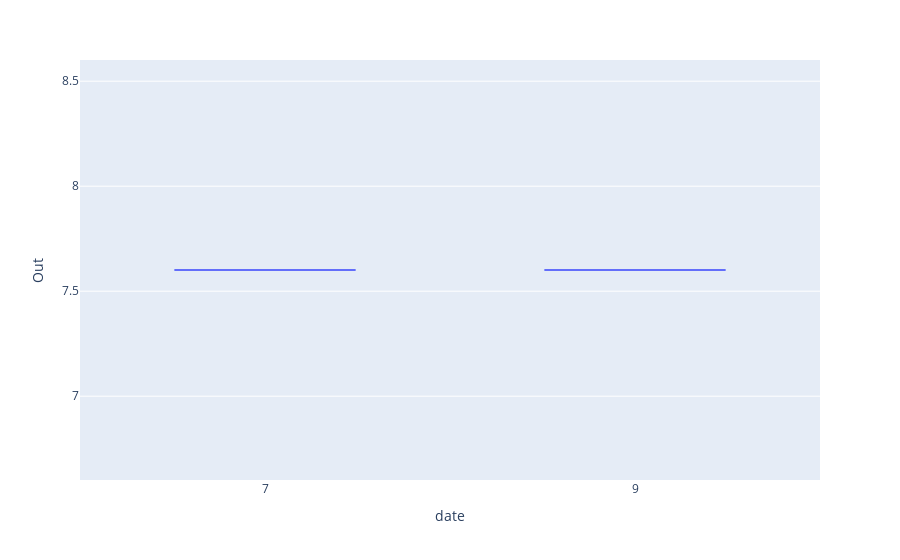
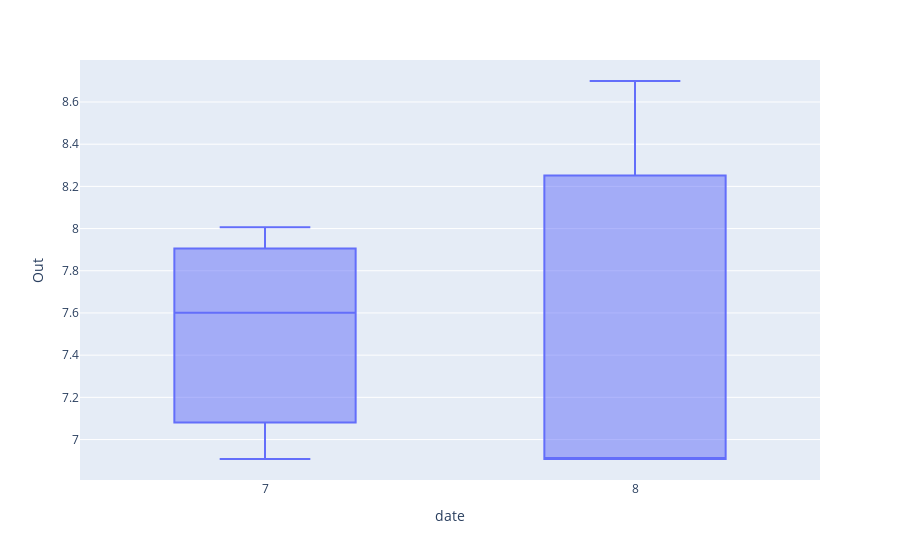
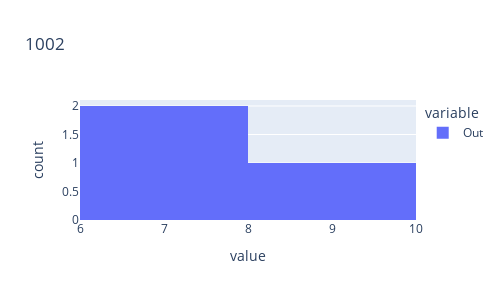

Notebook cell for these charts, in order:
### Code cell
for i in subset_code.index:  
    #if subset_code[i]<5 or subset_code[i] > 8:
     #   print('Skip')
      #  continue
    subset = create_subset(df=data,code=i)
    fig = px.box(subset, x='date',y='Out')
    fig.show()

    sub = analyse_month(df=subset,month='8')
    #print(sub)
    fig = px.histogram(sub, height=300,width=500,title=i)
    
    fig.show()

### Figure 1 — Plotly figure (JSON) as saved in the notebook; plotly's stock layout.template omitted (floating-point values rounded to 4 significant figures)
{"data": [{"alignmentgroup": "True", "hovertemplate": "date=%{x}<br>Out=%{y}<extra></extra>", "legendgroup": "", "marker": {"color": "#636efa"}, "name": "", "notched": false, "offsetgroup": "", "orientation": "v", "showlegend": false, "type": "box", "x": ["7", "9"], "x0": " ", "xaxis": "x", "y": [7.601, 7.601], "y0": " ", "yaxis": "y"}], "layout": {"boxmode": "group", "legend": {"tracegroupgap": 0}, "margin": {"t": 60}, "xaxis": {"anchor": "y", "domain": [0, 1], "title": {"text": "date"}}, "yaxis": {"anchor": "x", "domain": [0, 1], "title": {"text": "Out"}}}}

### Figure 2 — Plotly figure (JSON) as saved in the notebook; plotly's stock layout.template omitted (floating-point values rounded to 4 significant figures)
{"data": [{"alignmentgroup": "True", "hovertemplate": "date=%{x}<br>Out=%{y}<extra></extra>", "legendgroup": "", "marker": {"color": "#636efa"}, "name": "", "notched": false, "offsetgroup": "", "orientation": "v", "showlegend": false, "type": "box", "x": ["7", "7", "7", "8", "8", "8"], "x0": " ", "xaxis": "x", "y": [7.601, 8.006, 6.908, 6.908, 6.908, 8.7], "y0": " ", "yaxis": "y"}], "layout": {"boxmode": "group", "legend": {"tracegroupgap": 0}, "margin": {"t": 60}, "xaxis": {"anchor": "y", "domain": [0, 1], "title": {"text": "date"}}, "yaxis": {"anchor": "x", "domain": [0, 1], "title": {"text": "Out"}}}}

### Figure 3 — Plotly figure (JSON) as saved in the notebook; plotly's stock layout.template omitted (floating-point values rounded to 4 significant figures)
{"data": [{"alignmentgroup": "True", "bingroup": "x", "hovertemplate": "variable=Out<br>value=%{x}<br>count=%{y}<extra></extra>", "legendgroup": "Out", "marker": {"color": "#636efa", "pattern": {"shape": ""}}, "name": "Out", "offsetgroup": "Out", "orientation": "v", "showlegend": true, "type": "histogram", "x": [6.908, 6.908, 8.7], "xaxis": "x", "yaxis": "y"}], "layout": {"barmode": "relative", "height": 300, "legend": {"title": {"text": "variable"}, "tracegroupgap": 0}, "title": {"text": "1002"}, "width": 500, "xaxis": {"anchor": "y", "domain": [0, 1], "title": {"text": "value"}}, "yaxis": {"anchor": "x", "domain": [0, 1], "title": {"text": "count"}}}}
